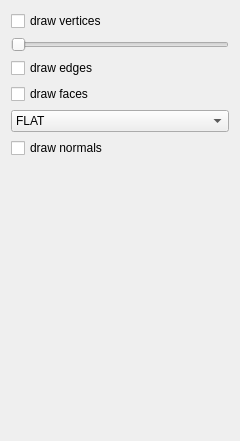
<?xml version="1.0" encoding="UTF-8"?>
<ui version="4.0">
 <class>Form</class>
 <widget class="QWidget" name="Form">
  <property name="geometry">
   <rect>
    <x>0</x>
    <y>0</y>
    <width>240</width>
    <height>441</height>
   </rect>
  </property>
  <property name="windowTitle">
   <string>Form</string>
  </property>
  <layout class="QVBoxLayout" name="verticalLayout">
   <item>
    <widget class="QCheckBox" name="check_drawVertices">
     <property name="text">
      <string>draw vertices</string>
     </property>
    </widget>
   </item>
   <item>
    <widget class="QSlider" name="slider_verticesSize">
     <property name="orientation">
      <enum>Qt::Horizontal</enum>
     </property>
    </widget>
   </item>
   <item>
    <widget class="QCheckBox" name="check_drawEdges">
     <property name="text">
      <string>draw edges</string>
     </property>
    </widget>
   </item>
   <item>
    <widget class="QCheckBox" name="check_drawFaces">
     <property name="text">
      <string>draw faces</string>
     </property>
    </widget>
   </item>
   <item>
    <widget class="QComboBox" name="combo_faceLighting">
     <item>
      <property name="text">
       <string>FLAT</string>
      </property>
     </item>
     <item>
      <property name="text">
       <string>PHONG</string>
      </property>
     </item>
    </widget>
   </item>
   <item>
    <widget class="QCheckBox" name="check_drawNormals">
     <property name="text">
      <string>draw normals</string>
     </property>
    </widget>
   </item>
   <item>
    <spacer name="verticalSpacer">
     <property name="orientation">
      <enum>Qt::Vertical</enum>
     </property>
     <property name="sizeHint" stdset="0">
      <size>
       <width>20</width>
       <height>173</height>
      </size>
     </property>
    </spacer>
   </item>
  </layout>
 </widget>
 <resources/>
 <connections/>
</ui>
